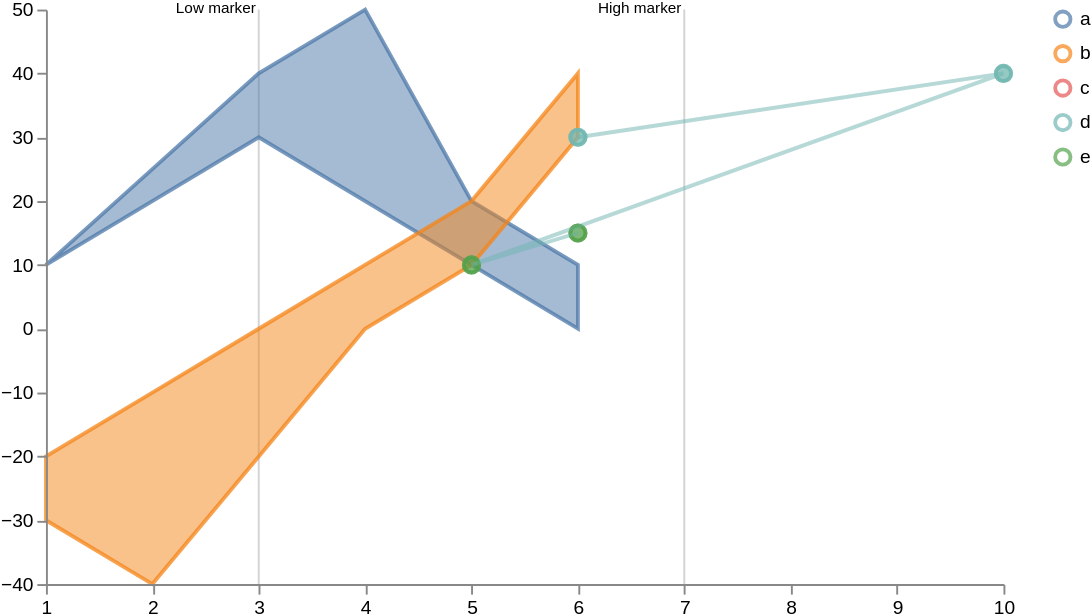

Express this chart as Vega-Lite.
### Vega specification from a JSON file in a GitHub repository (floating-point values rounded to 4 significant figures)
{"$schema": "https://vega.github.io/schema/vega/v5.json", "width": 500, "height": 300, "scales": [{"name": "xscale", "type": "linear", "range": "width", "zero": false, "domain": {"fields": [{"data": "distributions", "field": "timepoint_id"}, {"data": "traces", "field": "timepoint_id"}, {"data": "points", "field": "timepoint_id"}, {"data": "markers", "field": "timepoint_id"}]}}, {"name": "yscale", "type": "linear", "range": "height", "nice": true, "zero": true, "domain": {"fields": [{"data": "distributions", "field": "lower"}, {"data": "distributions", "field": "upper"}, {"data": "traces", "field": "value"}, {"data": "points", "field": "value"}]}}, {"name": "color", "type": "ordinal", "range": "category", "domain": {"fields": [{"data": "distributions", "field": "trajectory"}, {"data": "traces", "field": "trajectory"}, {"data": "points", "field": "trajectory"}]}}], "axes": [{"orient": "bottom", "scale": "xscale", "zindex": 100}, {"orient": "left", "scale": "yscale", "zindex": 100}], "signals": [{"name": "clear", "value": true, "on": [{"events": "mouseup[!event.item]", "update": "true", "force": true}]}, {"name": "shift", "value": false, "on": [{"events": "@legendSymbol:click, @legendLabel:click", "update": "event.shiftKey", "force": true}]}, {"name": "clicked", "value": null, "on": [{"events": "@legendSymbol:click, @legendLabel:click", "update": "{value: datum.value}", "force": true}]}], "legends": [{"stroke": "color", "encode": {"symbols": {"name": "legendSymbol", "interactive": true, "update": {"fill": {"value": "transparent"}, "strokeWidth": {"value": 2}, "opacity": [{"test": "!length(data('selected')) || indata('selected', 'value', datum.value)", "value": 0.7}, {"value": 0.15}], "size": {"value": 64}}}, "labels": {"name": "legendLabel", "interactive": true, "update": {"opacity": [{"test": "!length(data('selected')) || indata('selected', 'value', datum.value)", "value": 1}, {"value": 0.25}]}}}}], "marks": [{"type": "group", "zindex": 3, "from": {"facet": {"name": "points_split", "data": "points", "groupby": "trajectory"}}, "marks": [{"type": "symbol", "name": "_points", "from": {"data": "points"}, "zindex": 3, "encode": {"update": {"x": {"scale": "xscale", "field": "timepoint_id"}, "y": {"scale": "yscale", "field": "value"}, "strokeWidth": {"value": 2}, "fill": {"scale": "color", "field": "trajectory"}, "stroke": {"scale": "color", "field": "trajectory"}, "fillOpacity": [{"test": "!length(data('selected')) || indata('selected', 'value', datum.trajectory)", "value": 0.5}, {"value": 0.15}], "strokeOpacity": [{"test": "!length(data('selected')) || indata('selected', 'value', datum.trajectory)", "value": 0.75}, {"value": 0.15}]}, "hover": {"fillOpacity": {"value": 0.9}}}}, {"type": "line", "name": "_points_line", "from": {"data": "points"}, "zindex": 3, "encode": {"update": {"x": {"scale": "xscale", "field": "timepoint_id"}, "y": {"scale": "yscale", "field": "value"}, "strokeWidth": {"value": 2}, "stroke": {"scale": "color", "field": "trajectory"}, "interpolate": {"value": "linear"}, "strokeOpacity": [{"test": "!length(data('selected')) || indata('selected', 'value', datum.trajectory)", "value": 0.3}, {"value": 0.1}]}, "hover": {"fillOpacity": {"value": 0.9}}}}]}, {"type": "group", "zindex": 2, "from": {"facet": {"name": "traces_split", "data": "traces", "groupby": "trajectory"}}, "marks": [{"type": "line", "name": "_traces", "from": {"data": "traces_split"}, "encode": {"update": {"x": {"scale": "xscale", "field": "timepoint_id"}, "y": {"scale": "yscale", "field": "value"}, "strokeWidth": {"value": 2}, "stroke": {"scale": "color", "field": "trajectory"}, "interpolate": {"value": "linear"}, "strokeOpacity": [{"test": "!length(data('selected')) || indata('selected', 'value', datum.trajectory)", "value": 0.75}, {"value": 0.15}]}, "hover": {"fillOpacity": {"value": 0.9}}}}]}, {"type": "group", "name": "_distributions", "zindex": 1, "from": {"facet": {"name": "trajectory_split", "data": "distributions", "groupby": "trajectory"}}, "marks": [{"type": "area", "from": {"data": "trajectory_split"}, "encode": {"update": {"x": {"scale": "xscale", "field": "timepoint_id"}, "y": {"scale": "yscale", "field": "upper"}, "y2": {"scale": "yscale", "field": "lower"}, "interpolate": {"value": "linear"}, "strokeWidth": {"value": 2}, "fill": {"scale": "color", "field": "trajectory"}, "stroke": {"scale": "color", "field": "trajectory"}, "fillOpacity": [{"test": "!length(data('selected')) || indata('selected', 'value', datum.trajectory)", "value": 0.5}, {"value": 0.15}], "strokeOpacity": [{"test": "!length(data('selected')) || indata('selected', 'value', datum.trajectory)", "value": 0.75}, {"value": 0.15}]}, "hover": {"fillOpacity": {"value": 0.9}}}}]}, {"type": "group", "name": "_markers", "marks": [{"type": "rule", "name": "_marker text", "from": {"data": "markers"}, "encode": {"enter": {"stroke": {"value": "lightgray"}}, "update": {"x": {"scale": "xscale", "field": "timepoint_id"}, "y2": {"value": 0}, "y": {"signal": "height"}, "opacity": {"value": 1}}}}, {"type": "text", "name": "_marker flags", "from": {"data": "_marker text"}, "encode": {"enter": {"text": {"field": "datum.label"}, "y": {"value": 0}, "fontSize": {"value": 8}}}, "transform": [{"type": "label", "lineAnchor": "start", "as": ["x", "_y", "opacity", "align", "baseline"], "offset": [1], "size": {"signal": "[width, height]"}}]}]}], "data": [{"name": "distributions", "values": [{"timepoint_id": 1, "upper": 10, "lower": 10, "trajectory": "a"}, {"timepoint_id": 2, "upper": 20, "lower": 25, "trajectory": "a"}, {"timepoint_id": 3, "upper": 30, "lower": 40, "trajectory": "a"}, {"timepoint_id": 4, "upper": 20, "lower": 50, "trajectory": "a"}, {"timepoint_id": 5, "upper": 10, "lower": 20, "trajectory": "a"}, {"timepoint_id": 6, "upper": 0, "lower": 10, "trajectory": "a"}, {"timepoint_id": 1, "upper": -30, "lower": -20, "trajectory": "b"}, {"timepoint_id": 2, "upper": -40, "lower": -10, "trajectory": "b"}, {"timepoint_id": 3, "upper": -20, "lower": 0, "trajectory": "b"}, {"timepoint_id": 4, "upper": 0, "lower": 10, "trajectory": "b"}, {"timepoint_id": 5, "upper": 10, "lower": 20, "trajectory": "b"}, {"timepoint_id": 6, "upper": 30, "lower": 40, "trajectory": "b"}]}, {"name": "traces", "values": [{"timepoint_id": 6, "value": 30, "trajectory": "c"}, {"timepoint_id": 6, "value": 30, "trajectory": "d"}]}, {"name": "points", "values": [{"timepoint_id": 6, "value": 30, "trajectory": "d"}, {"timepoint_id": 10, "value": 40, "trajectory": "d"}, {"timepoint_id": 5, "value": 10, "trajectory": "e"}, {"timepoint_id": 6, "value": 15, "trajectory": "e"}]}, {"name": "markers", "values": [{"timepoint_id": 3, "label": "Low marker"}, {"timepoint_id": 7, "label": "High marker"}]}, {"name": "selected", "on": [{"trigger": "clear", "remove": true}, {"trigger": "!shift", "remove": true}, {"trigger": "!shift && clicked", "insert": "clicked"}, {"trigger": "shift && clicked", "toggle": "clicked"}]}]}
